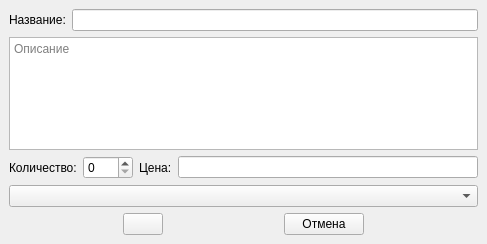
<?xml version="1.0" encoding="UTF-8"?>
<ui version="4.0">
 <class>CreateItemWindow</class>
 <widget class="QMainWindow" name="CreateItemWindow">
  <property name="geometry">
   <rect>
    <x>0</x>
    <y>0</y>
    <width>487</width>
    <height>244</height>
   </rect>
  </property>
  <property name="windowTitle">
   <string>MainWindow</string>
  </property>
  <widget class="QWidget" name="centralwidget">
   <layout class="QVBoxLayout" name="verticalLayout_2">
    <item>
     <layout class="QVBoxLayout" name="verticalLayout">
      <item>
       <layout class="QHBoxLayout" name="horizontalLayout">
        <item>
         <widget class="QLabel" name="label">
          <property name="text">
           <string>Название:</string>
          </property>
         </widget>
        </item>
        <item>
         <widget class="QLineEdit" name="name_line"/>
        </item>
       </layout>
      </item>
      <item>
       <widget class="QTextEdit" name="textEdit">
        <property name="placeholderText">
         <string>Описание</string>
        </property>
       </widget>
      </item>
      <item>
       <layout class="QHBoxLayout" name="horizontalLayout_4">
        <item>
         <layout class="QHBoxLayout" name="horizontalLayout_3">
          <item>
           <widget class="QLabel" name="label_3">
            <property name="text">
             <string>Количество:</string>
            </property>
           </widget>
          </item>
          <item>
           <widget class="QSpinBox" name="quantityBox">
            <property name="minimumSize">
             <size>
              <width>50</width>
              <height>0</height>
             </size>
            </property>
           </widget>
          </item>
         </layout>
        </item>
        <item>
         <layout class="QHBoxLayout" name="horizontalLayout_2">
          <item>
           <widget class="QLabel" name="label_2">
            <property name="text">
             <string>Цена:</string>
            </property>
           </widget>
          </item>
          <item>
           <widget class="QLineEdit" name="price_line"/>
          </item>
         </layout>
        </item>
       </layout>
      </item>
      <item>
       <widget class="QComboBox" name="categoryBox"/>
      </item>
      <item>
       <layout class="QHBoxLayout" name="horizontalLayout_5">
        <item>
         <spacer name="horizontalSpacer">
          <property name="orientation">
           <enum>Qt::Horizontal</enum>
          </property>
          <property name="sizeHint" stdset="0">
           <size>
            <width>40</width>
            <height>20</height>
           </size>
          </property>
         </spacer>
        </item>
        <item>
         <widget class="QPushButton" name="create_btn">
          <property name="text">
           <string/>
          </property>
         </widget>
        </item>
        <item>
         <spacer name="horizontalSpacer_2">
          <property name="orientation">
           <enum>Qt::Horizontal</enum>
          </property>
          <property name="sizeHint" stdset="0">
           <size>
            <width>40</width>
            <height>20</height>
           </size>
          </property>
         </spacer>
        </item>
        <item>
         <widget class="QPushButton" name="cancel_btn">
          <property name="text">
           <string>Отмена</string>
          </property>
         </widget>
        </item>
        <item>
         <spacer name="horizontalSpacer_3">
          <property name="orientation">
           <enum>Qt::Horizontal</enum>
          </property>
          <property name="sizeHint" stdset="0">
           <size>
            <width>40</width>
            <height>20</height>
           </size>
          </property>
         </spacer>
        </item>
       </layout>
      </item>
     </layout>
    </item>
   </layout>
  </widget>
 </widget>
 <resources/>
 <connections/>
</ui>
